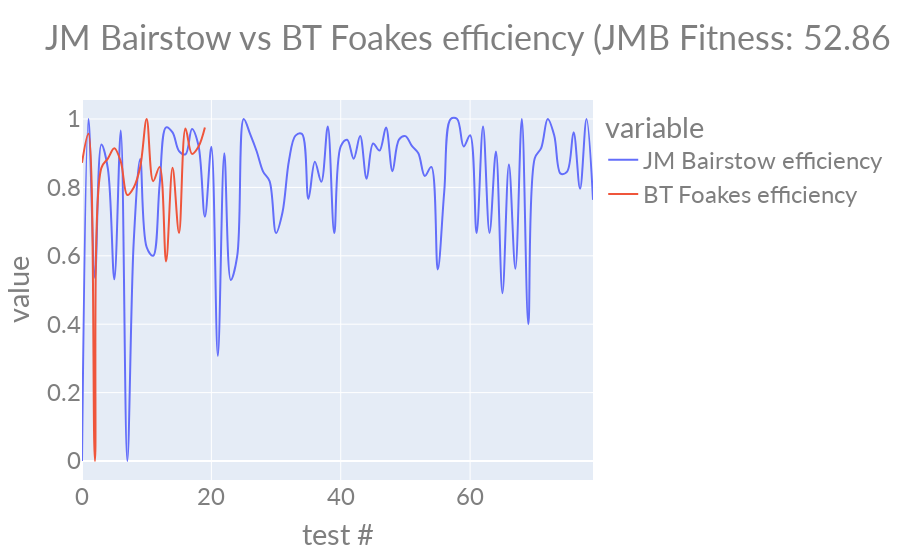

Here is the notebook cell this chart was saved with:
### Code cell
import plotly.express as px

joined = (
    jmb_data
        .to_df()
        .join(
            btf_data.to_df(),
            on="test #",
            how="outer",
        )
        .rename({
            "runs": f"{jmb} runs",
            "byes": f"{jmb} byes",
            "net": f"{jmb} net",
            "efficiency": f"{jmb} efficiency",
            "runs_right": f"{btf} runs",
            "byes_right": f"{btf} byes",
            "net_right": f"{btf} net",
            "efficiency_right": f"{btf} efficiency",
        })
)

fig = px.line(
    data_frame=joined.to_pandas(),
    x="test #",
    y=[f"{jmb} efficiency", f"{btf} efficiency"],
    title=f"{jmb} vs {btf} efficiency (JMB Fitness: {jmb_data.dismissal_weighted_average():.2f} | BTF Fitness: {btf_data.dismissal_weighted_average():.2f})",
    line_shape="spline",
)
fig.update_layout(
    font=dict(
        family="Lato, sans-serif",
        size=24,
        color="#7f7f7f"
    )
)

### Figure 1 — Plotly figure (JSON) as saved in the notebook; plotly's stock layout.template omitted (floating-point values rounded to 4 significant figures)
{"data": [{"hovertemplate": "variable=JM Bairstow efficiency<br>test #=%{x}<br>value=%{y}<extra></extra>", "legendgroup": "JM Bairstow efficiency", "line": {"color": "#636efa", "dash": "solid", "shape": "spline"}, "marker": {"symbol": "circle"}, "mode": "lines", "name": "JM Bairstow efficiency", "orientation": "v", "showlegend": true, "type": "scatter", "x": [0, 1, 2, 3, 4, 5, 6, 7, 8, 9, 10, 11, 12, 13, 14, 15, 16, 17, 18, 19, 20, 21, 22, 23, 24, 25, 26, 27, 28, 29, 30, 31, 32, 33, 34, 35, 36, 37, 38, 39, 40, 41, 42, 43, 44, 45, 46, 47, 48, 49, 50, 51, 52, 53, 54, 55, 56, 57, 58, 59, 60, 61, 62, 63, 64, 65, 66, 67, 68, 69, 70, 71, 72, 73, 74, 75, 76, 77, 78, 79], "xaxis": "x", "y": [0, 1, 0.5357, 0.9252, 0.8551, 0.5312, 0.9667, 0, 0.6429, 0.8831, 0.625, 0.6, 0.8077, 0.9755, 0.9608, 0.9062, 0.8966, 0.9708, 0.9231, 0.7143, 0.9189, 0.3077, 0.9, 0.5294, 0.6, 1, 0.9556, 0.9057, 0.8462, 0.8182, 0.6667, 0.7273, 0.8788, 0.9515, 0.9565, 0.7667, 0.875, 0.8163, 0.9783, 0.6667, 0.92, 0.9394, 0.8841, 0.95, 0.8254, 0.9286, 0.9077, 0.975, 0.8472, 0.9397, 0.95, 0.9213, 0.9, 0.8333, 0.86, 0.56, 0.7872, 1, 1, 0.9198, 0.9524, 0.6667, 0.9783, 0.6667, 0.9048, 0.4906, 0.8667, 0.5625, 1, 0.4, 0.8851, 0.9158, 1, 0.9524, 0.84, 0.8462, 0.9615, 0.7961, 1, 0.7636], "yaxis": "y"}, {"hovertemplate": "variable=BT Foakes efficiency<br>test #=%{x}<br>value=%{y}<extra></extra>", "legendgroup": "BT Foakes efficiency", "line": {"color": "#EF553B", "dash": "solid", "shape": "spline"}, "marker": {"symbol": "circle"}, "mode": "lines", "name": "BT Foakes efficiency", "orientation": "v", "showlegend": true, "type": "scatter", "x": [0, 1, 2, 3, 4, 5, 6, 7, 8, 9, 10, 11, 12, 13, 14, 15, 16, 17, 18, 19, 20, 21, 22, 23, 24, 25, 26, 27, 28, 29, 30, 31, 32, 33, 34, 35, 36, 37, 38, 39, 40, 41, 42, 43, 44, 45, 46, 47, 48, 49, 50, 51, 52, 53, 54, 55, 56, 57, 58, 59, 60, 61, 62, 63, 64, 65, 66, 67, 68, 69, 70, 71, 72, 73, 74, 75, 76, 77, 78, 79], "xaxis": "x", "y": [0.8718, 0.957, 0, 0.8571, 0.8842, 0.9143, 0.875, 0.7778, 0.8, 0.8596, 1, 0.8182, 0.86, 0.5833, 0.8571, 0.6667, 0.9722, 0.898, 0.9187, 0.975, null, null, null, null, null, null, null, null, null, null, null, null, null, null, null, null, null, null, null, null, null, null, null, null, null, null, null, null, null, null, null, null, null, null, null, null, null, null, null, null, null, null, null, null, null, null, null, null, null, null, null, null, null, null, null, null, null, null, null, null], "yaxis": "y"}], "layout": {"font": {"color": "#7f7f7f", "family": "Lato, sans-serif", "size": 24}, "legend": {"title": {"text": "variable"}, "tracegroupgap": 0}, "title": {"text": "JM Bairstow vs BT Foakes efficiency (JMB Fitness: 52.86 | BTF Fitness: 48.79)"}, "xaxis": {"anchor": "y", "domain": [0, 1], "title": {"text": "test #"}}, "yaxis": {"anchor": "x", "domain": [0, 1], "title": {"text": "value"}}}}
